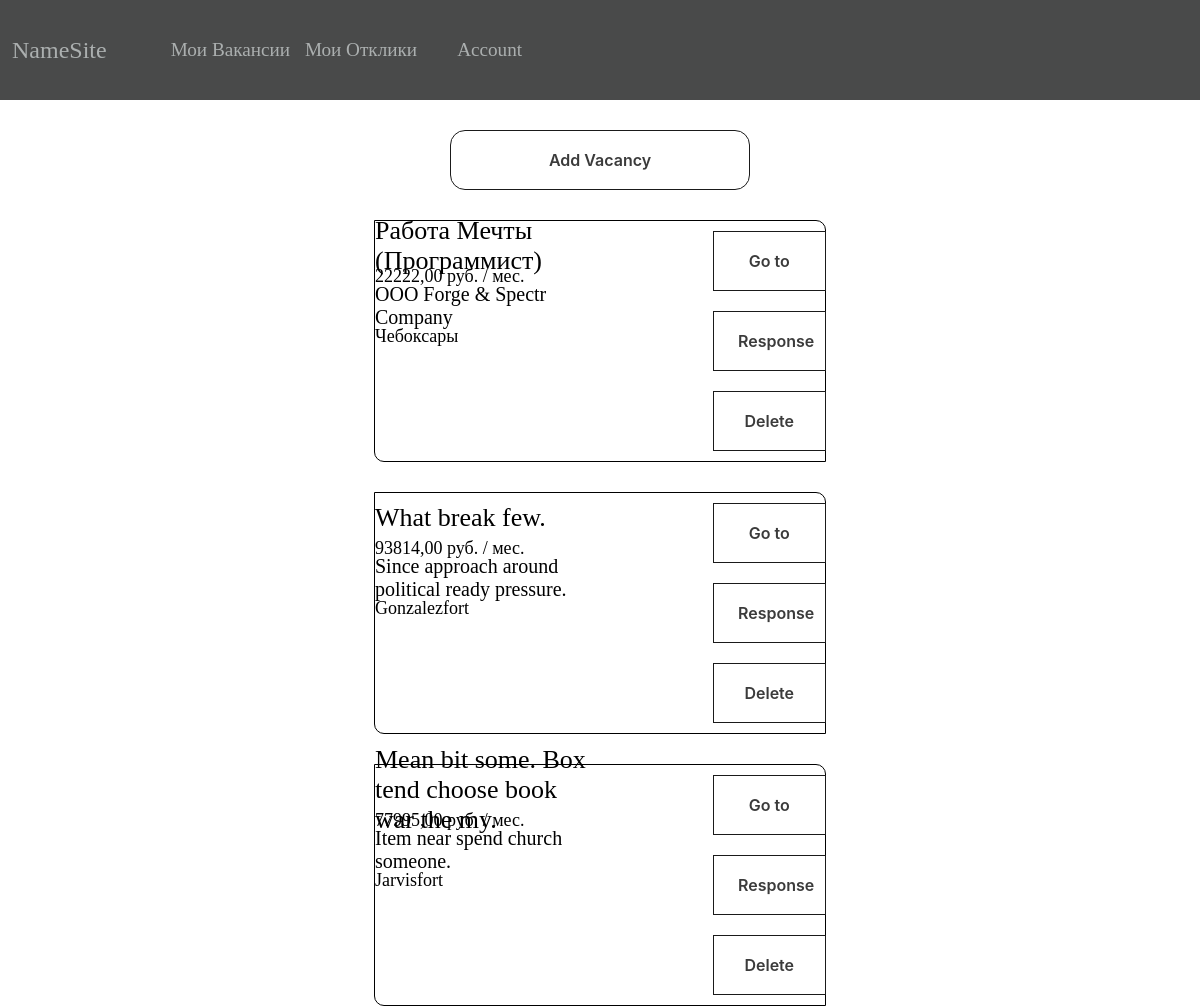
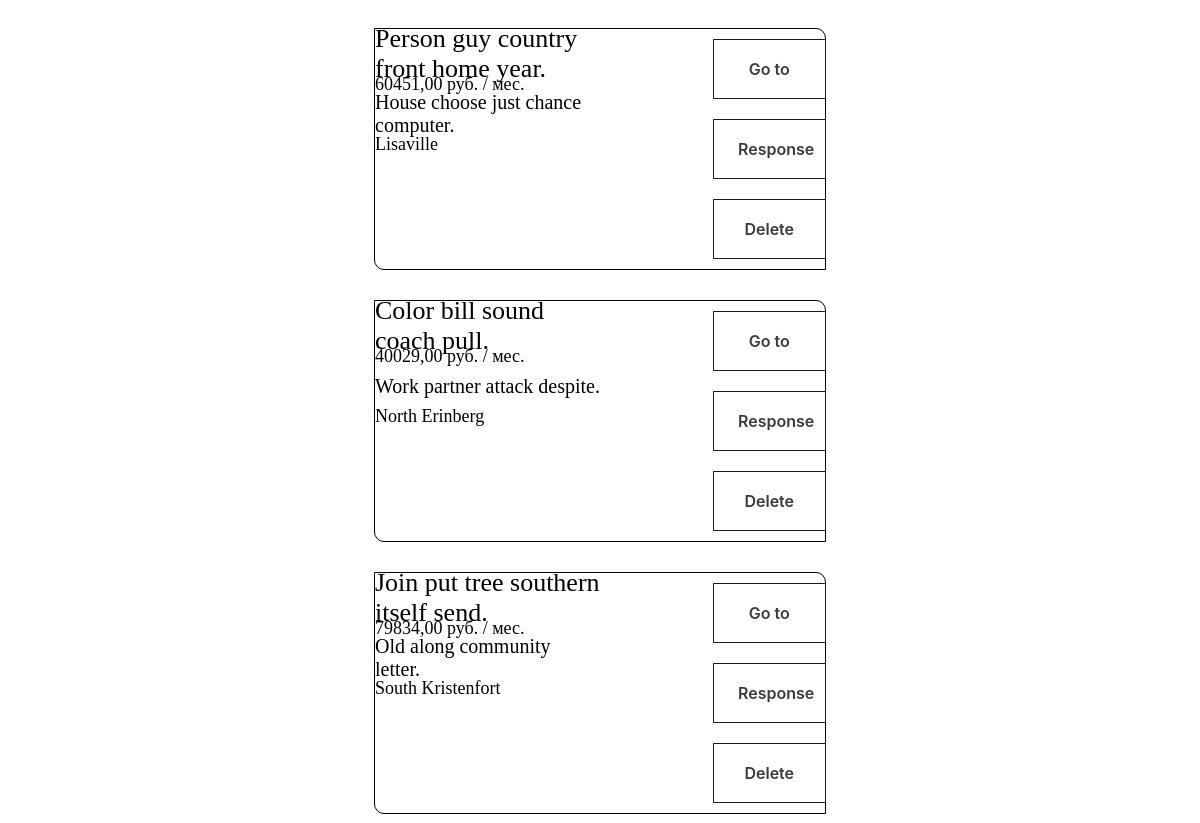
Page /vacancy/my (signed in) on the committed database (2 pictures, top to bottom).
### vacancyform/models.py (models this page shows, shortened)
class Vacancy(models.Model):
    vacancy_id = models.AutoField(primary_key=True)
    owner = models.ForeignKey(User,
                              on_delete=models.PROTECT,
                              blank=True,
                              null=True,
                              editable=True)
    title = models.CharField(max_length=300,
                             null=False)
    company = models.CharField(max_length=300,
                               verbose_name="Организация / Компания",
                               null=True)
    city = models.CharField(max_length=100,
                            verbose_name="Город",
                            null=True)
    salary = models.DecimalField(max_digits=10,
                                 decimal_places=2,
                                 verbose_name='Оплата в месяц')
    employment = models.CharField(max_length=30,
                                  choices=EmploymentChoice,
                                  verbose_name='Занятость')
    work_schedule = models.CharField(max_length=100,
                                     verbose_name='График',
                                     null=False)
    work_hours = models.CharField(max_length=100,
                                  verbose_name='Часы работы')
    work_format = models.CharField(max_length=100,
                                   verbose_name='Формат работы')
    show = models.BooleanField(verbose_name='Показывать вакансию', default=True)
    other = models.TextField(max_length=100000, verbose_name='Описание', blank=True)
    def get_absolute_url(self):
        return reverse("vacancy_detail", kwargs={"vacancy_id": self.pk})

### vacancyform/views.py (the view)
# urls.py: path('my', get_my_vacancy, name='vacancy_my'),
def get_my_vacancy(request):
    vacancy_user = Vacancy.objects.filter(owner=request.user)
    return render(request, 'html/vacancy_my.html', {
        "vacancy_user": vacancy_user,
    })

### vacancyform/templates/html/vacancy_my.html
{% extends 'html/base.html' %}
{% load static %}
{% block link_block %}
    <link rel="stylesheet" href="{% static 'css/vacancy_my.css' %}">
{% endblock link_block %}
{% block content %}
    <div class="container">
        <div class="my-vacancy">
            <div class="add-vacancy">
                <div class="add-vacancy-form">
                    <form action="{% url 'vacancy_create' %}" method="post">{% csrf_token %}
                        <button type="submit">Add Vacancy</button>
                    </form>
                </div>
            </div>
            {% for vacancy in vacancy_user %}
                <div class="my-vacancy-one">
                    <div class="vacancy-info">
                        <div class="title-card">
                            <p>{{ vacancy.title }}</p>
                        </div>
                        <div class="salary-card">
                            <p>{{ vacancy.salary }} руб. / мес.</p>
                        </div>
                        <div class="company-card">
                            <p>{{ vacancy.company }}</p>
                        </div>
                        <div class="city-card">
                            <p>{{ vacancy.city }}</p>
                        </div>
                    </div>
                    <div class="actions">
                            <form class="goto" action="{{ vacancy.get_absolute_url }}">
                                <button type="submit">Go to</button>
                            </form>
                            <form class="response" action="#">
                                <button type="submit">Response</button>
                            </form>
                            <form class="delete" action="{% url 'vacancy_delete' vacancy.pk %}" method="post">{% csrf_token %}
                                <button type="submit">Delete</button>
                            </form>
                    </div>
                </div>
            {% endfor %}
        </div>
    </div>
{% endblock content %}

### vacancyform/static/css/vacancy_my.css (style rules this page uses)
.container { width: 100%; position: relative; }
.add-vacancy { width: 100%; margin-top: 30px; justify-items: center; text-align: center; margin-bottom: 30px; }
.add-vacancy-form { width: 300px; }
.add-vacancy-form button { width: 100% }
.my-vacancy { position: absolute; left: 50%; top: 50%; bottom: 50%; transform: translate(-50%,-50%); }
.my-vacancy-one { display: grid; grid-template-columns: repeat(2, 50%); width: 450px; height: 220px; border: 1px solid black; border-radius: 0 10px; text-decoration: none; padding-top: 10px; padding-bottom: 10px; margin: 30px 0; }
.actions { display: grid; text-align: right; align-self: center; grid-template-rows: repeat(3, 80px); }
.actions button { border-radius: 0; }
.vacancy-info { display: grid; grid-template-rows: repeat(4, 30px); justify-content: center; align-items: center; }
.title-card { font-size: 26px; justify-content: center; }
.salary-card { font-size: 18px; justify-content: center; }
.company-card { font-size: 20px; justify-content: center; }
.city-card { font-size: 18px; justify-content: center; }

### index/static/css/base.css (style rules this page uses)
html body { padding: 0; margin: 0; }
* { margin: 0; }

### index/static/css/buttons.css (style rules this page uses)
button { appearance: none; background-color: transparent; border: 0.5px solid #1A1A1A; border-radius: 15px; box-sizing: border-box; color: #3B3B3B; cursor: pointer; display: inline-block; font-family: Roobert,-apple-system,BlinkMacSystemFont,"Segoe UI",Helvetica,Arial,sans-serif,"Apple Color Emoji","Segoe UI Emoji","Segoe UI Symbol"; font-size: 16px; font-weight: 600; line-height: normal; margin: 0; min-height: 60px; min-width: 0; outline: none; padding: 16px 24px; text-align: center; text-decoration: none; transition: all 300ms cubic-bezier(.23, 1, 0.32, 1); user-select: none; -webkit-user-select: none; touch-action: manipulation; width: 50%; will-change: transform; }

### rows in the picture
Vacancy: title "Работа Мечты (Программист)", salary "22222,00", company "ООО Forge & Spectr Company", city "Чебоксары"
Vacancy: title "What break few.", salary "93814,00", company "Since approach around political ready pressure.", city "Gonzalezfort"
Vacancy: title "Mean bit some. Box tend choose book war the my.", salary "77995,00", company "Item near spend church someone.", city "Jarvisfort"
Vacancy: title "Person guy country front home year.", salary "60451,00", company "House choose just chance computer.", city "Lisaville"
Vacancy: title "Color bill sound coach pull.", salary "40029,00", company "Work partner attack despite.", city "North Erinberg"
Vacancy: title "Join put tree southern itself send.", salary "79834,00", company "Old along community letter.", city "South Kristenfort"
